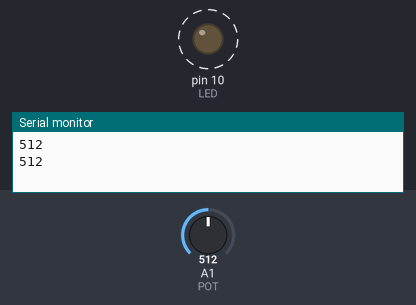
This sketch was run on a simulated Arduino Uno, built with avr-gcc and run on an emulated ATmega328P. On the bench: output pins drawn as LEDs (lit = HIGH), the last lines printed to the serial monitor. Dashed ring = blinking. The inputs (shaded band) are chosen by the test bench; at power-on: A1 (POT) = 512.

Above: at 1.8 s.
1.9 s: A1 (POT) set to 306
At 2.2 s:
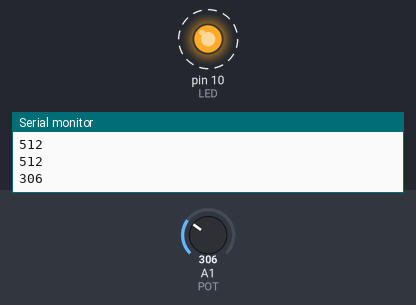
5.4 s: A1 (POT) set to 122
At 5.56 s:
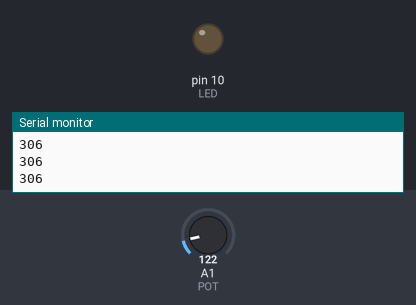
Timing chart, 0 to 14.9 s (numbered marks = the images above; inputs shaded):
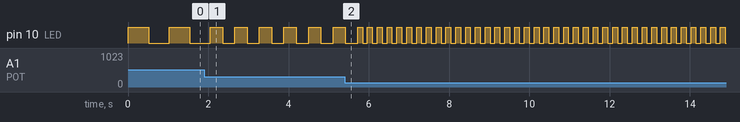

The sketch:

potenciometro.ino
```cpp
#define POT A1
#define LED 10

int valorPot = 0;

void setup() {

pinMode(POT, INPUT);
pinMode(LED, OUTPUT);
Serial.begin(9600);

}

void loop() {

valorPot = analogRead(POT);
Serial.println(valorPot);


digitalWrite(LED, HIGH);
delay(valorPot);
digitalWrite(LED, LOW);
delay(valorPot);

}
```

Measured:
- after the input at 1.9 s, pin 10 (LED): alternates HIGH for 0.31 s and LOW for 0.31 s, starting after 0.46 s
- by itself, pin 10 (LED): alternates HIGH for 0.51 s and LOW for 0.51 s
